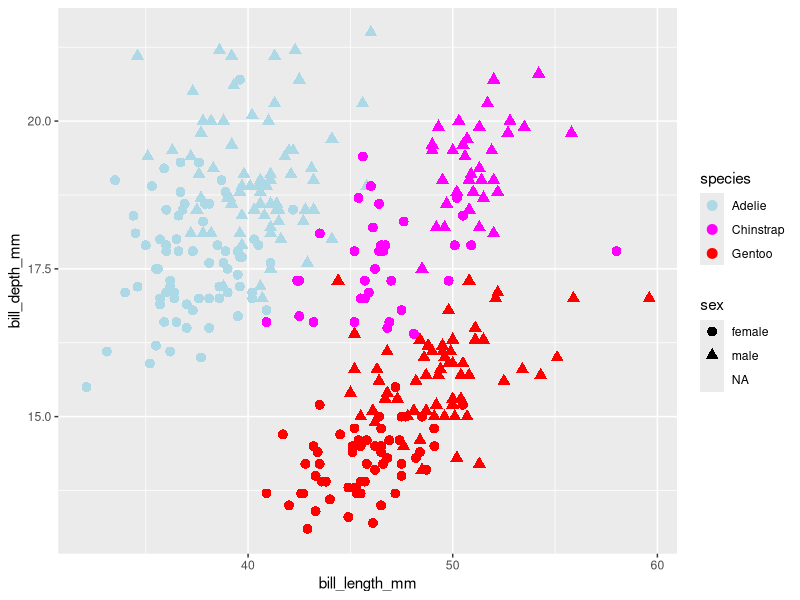

This figure's R source:
## ---- chunk 1
#| label: installpackage 
#| install.packages("palmerpenguins")


## ---- chunk 2
#| label: loadlibraries
library(tidyverse)
library(palmerpenguins)

## ---- chunk 3
#| label: loaddata
data(penguins)

## ---- chunk 4
#| label: examinedata
head(penguins)

## ---- chunk 5
#| label: theplot
ggplot(data=penguins)+
    geom_point(aes(x=bill_length_mm,y = bill_depth_mm,color=species,shape=sex),size=3)+
    scale_color_manual(values = c("Adelie" = "lightblue","Chinstrap"="magenta","Gentoo"="red")) #+
    scale_shape_manual(values = c("Male" = "pink","Female"="red","NA"="orange","Premium"="green","Ideal"="darkgreen"))
